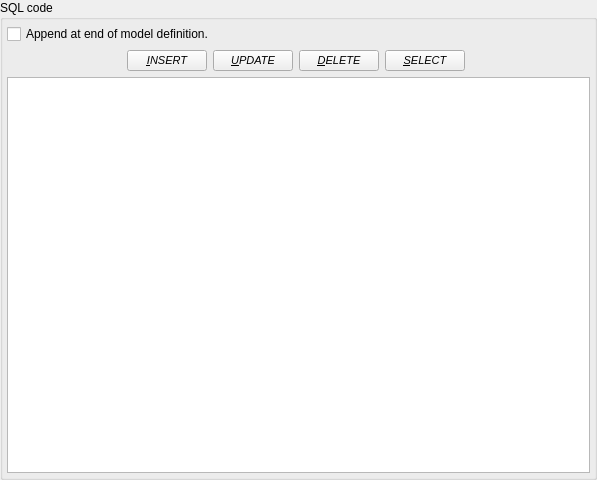
<?xml version="1.0" encoding="UTF-8"?>
<ui version="4.0">
 <class>SQLAppendWidget</class>
 <widget class="QWidget" name="SQLAppendWidget">
  <property name="geometry">
   <rect>
    <x>0</x>
    <y>0</y>
    <width>597</width>
    <height>480</height>
   </rect>
  </property>
  <property name="sizePolicy">
   <sizepolicy hsizetype="Expanding" vsizetype="Expanding">
    <horstretch>0</horstretch>
    <verstretch>0</verstretch>
   </sizepolicy>
  </property>
  <property name="minimumSize">
   <size>
    <width>0</width>
    <height>0</height>
   </size>
  </property>
  <property name="windowTitle">
   <string>Form</string>
  </property>
  <layout class="QGridLayout" name="sqlappend_grid">
   <property name="leftMargin">
    <number>0</number>
   </property>
   <property name="topMargin">
    <number>0</number>
   </property>
   <property name="rightMargin">
    <number>0</number>
   </property>
   <property name="bottomMargin">
    <number>0</number>
   </property>
   <item row="0" column="0">
    <widget class="QGroupBox" name="groupBox">
     <property name="title">
      <string>SQL code</string>
     </property>
     <layout class="QGridLayout" name="gridLayout">
      <property name="leftMargin">
       <number>4</number>
      </property>
      <property name="topMargin">
       <number>4</number>
      </property>
      <property name="rightMargin">
       <number>4</number>
      </property>
      <property name="bottomMargin">
       <number>4</number>
      </property>
      <item row="1" column="2">
       <widget class="QPushButton" name="pushButton_2">
        <property name="font">
         <font>
          <pointsize>8</pointsize>
          <italic>true</italic>
         </font>
        </property>
        <property name="toolTip">
         <string>Puts an UPDATE command template at current cursor position.</string>
        </property>
        <property name="text">
         <string>&amp;UPDATE</string>
        </property>
       </widget>
      </item>
      <item row="1" column="4">
       <widget class="QPushButton" name="pushButton_4">
        <property name="font">
         <font>
          <pointsize>8</pointsize>
          <italic>true</italic>
         </font>
        </property>
        <property name="toolTip">
         <string>Puts an SELECT command template at current cursor position.</string>
        </property>
        <property name="text">
         <string>&amp;SELECT</string>
        </property>
       </widget>
      </item>
      <item row="1" column="6">
       <spacer name="horizontalSpacer_2">
        <property name="orientation">
         <enum>Qt::Horizontal</enum>
        </property>
        <property name="sizeHint" stdset="0">
         <size>
          <width>40</width>
          <height>20</height>
         </size>
        </property>
       </spacer>
      </item>
      <item row="1" column="1">
       <widget class="QPushButton" name="pushButton">
        <property name="font">
         <font>
          <pointsize>8</pointsize>
          <italic>true</italic>
         </font>
        </property>
        <property name="toolTip">
         <string>Puts an INSERT command template at current cursor position.</string>
        </property>
        <property name="text">
         <string>&amp;INSERT</string>
        </property>
       </widget>
      </item>
      <item row="1" column="3">
       <widget class="QPushButton" name="pushButton_3">
        <property name="font">
         <font>
          <pointsize>8</pointsize>
          <italic>true</italic>
         </font>
        </property>
        <property name="toolTip">
         <string>Puts an DELETE command template at current cursor position.</string>
        </property>
        <property name="text">
         <string>&amp;DELETE</string>
        </property>
       </widget>
      </item>
      <item row="1" column="0">
       <spacer name="horizontalSpacer">
        <property name="orientation">
         <enum>Qt::Horizontal</enum>
        </property>
        <property name="sizeHint" stdset="0">
         <size>
          <width>40</width>
          <height>20</height>
         </size>
        </property>
       </spacer>
      </item>
      <item row="3" column="0" colspan="7">
       <widget class="QTextEdit" name="sqlcode_txt">
        <property name="font">
         <font>
          <family>DejaVu Sans Mono</family>
         </font>
        </property>
       </widget>
      </item>
      <item row="0" column="0" colspan="7">
       <widget class="QCheckBox" name="end_of_model_chk">
        <property name="toolTip">
         <string>Append the SQL code at the very end of model definition.
Unchecking this will cause the SQL to be appended at the end of CREATE DATABASE command.</string>
        </property>
        <property name="text">
         <string>Append at end of model definition.</string>
        </property>
       </widget>
      </item>
     </layout>
    </widget>
   </item>
  </layout>
 </widget>
 <resources/>
 <connections/>
</ui>
